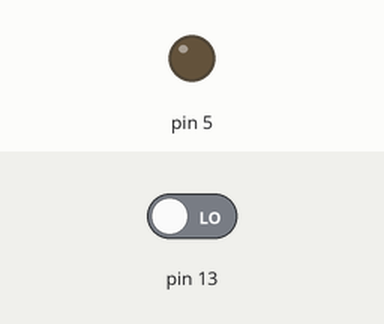
The sketch below on a simulated Arduino Uno, built with avr-gcc and run on an emulated ATmega328P. On the bench: output pins drawn as LEDs (lit = HIGH). Dashed ring = blinking. The inputs (shaded band) are chosen by the test bench; at power-on: pin 13 LOW.

Above: at 1.8 s.
1.9 s: pin 13 driven HIGH
At 2.9 s:
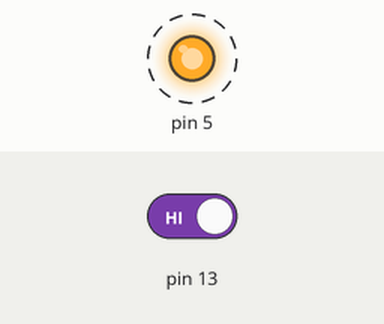
4.9 s: pin 13 driven LOW
At 5.8 s:
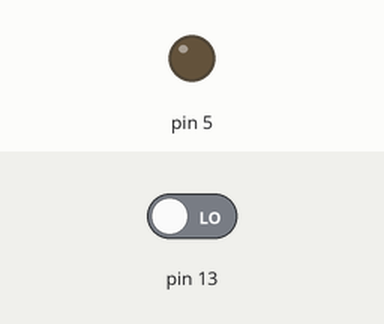
Timing chart, 0 to 7.9 s (numbered marks = the images above; inputs shaded):
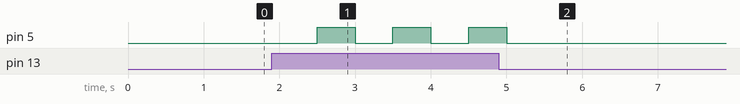

The sketch:

_6th.ino
```cpp
void setup() {
  // put your setup code here, to run once:
  pinMode(13,INPUT);
  Serial.begin(9600);
  pinMode(5,OUTPUT);

}

void loop() {
  // put your main code here, to run repeatedly:
  int state = LOW;
  while (1){
    int val = digitalRead(13);
    delay(500);
    //Serial.println(val);

    if (val){
      state = (state == LOW) ? HIGH : LOW;
      digitalWrite(5,state);
    }
  }

}
```

Measured:
- after the input at 1.9 s, pin 5: alternates HIGH for 0.50 s and LOW for 0.50 s, starting after 0.60 s
- after the input at 4.9 s, pin 5: goes on until 5.0 s, then stays LOW
